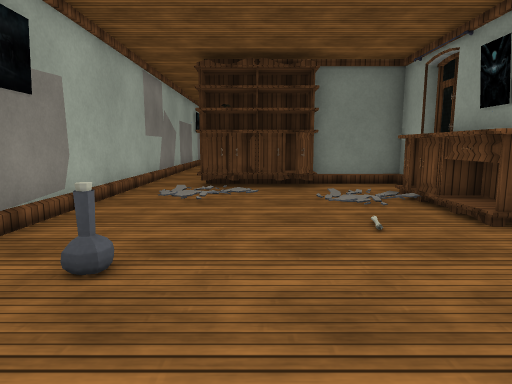
View 1 (above)

15 first-person views from a walk through a Unity game level. The camera is 1.2 m above the floor, tilts 8° down and sees 75° across. The floor is counted in squares, 1 m on a side. Each view is taken from the middle of a square. On the plan, view 1 faces up. The plan holds only what a view shows up to about 14 squares ahead; the rest is blank. The player character is not drawn. Door leaves are left out, so doorways stand open. Some surface patterns are stand-ins.

View 2
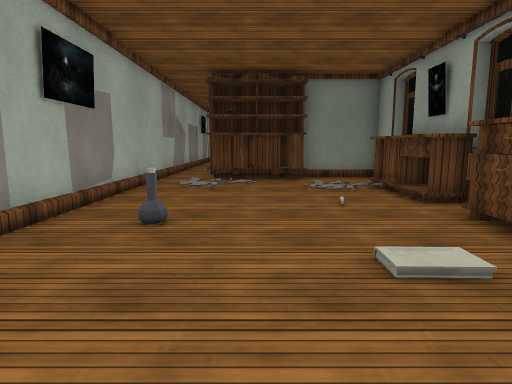

View 3
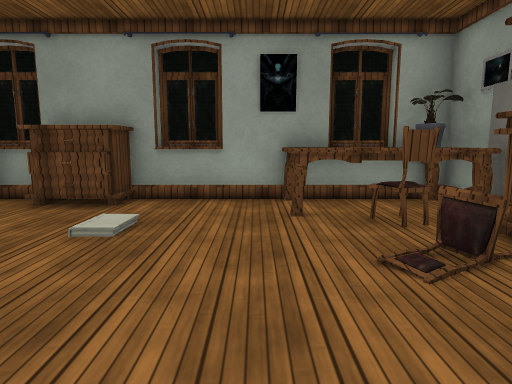

View 4
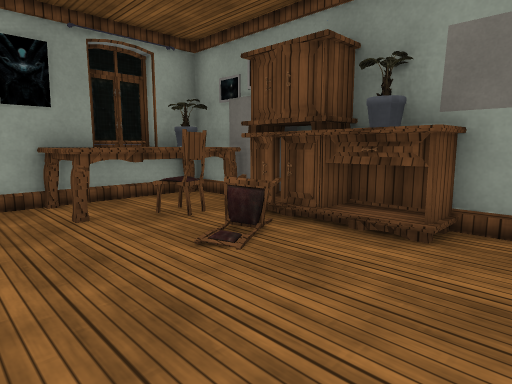

View 5
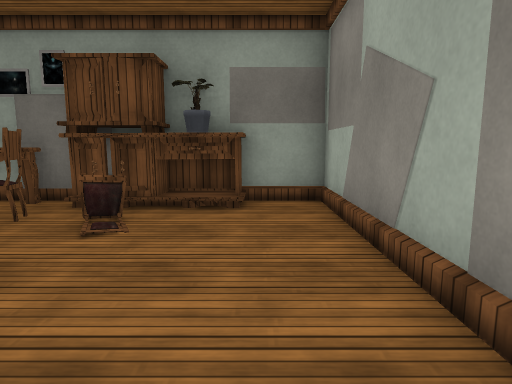

View 6
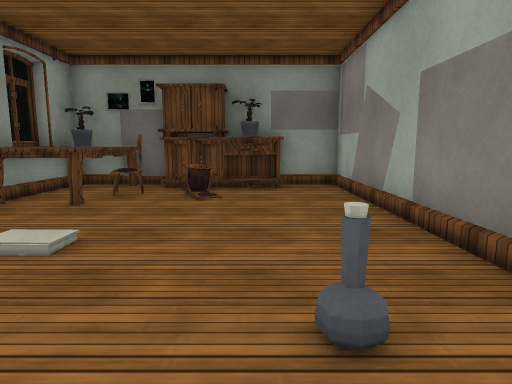

View 7
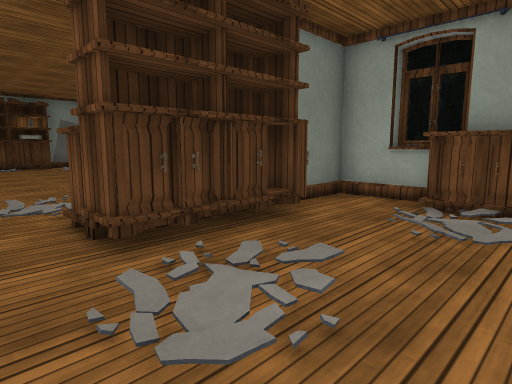

View 8
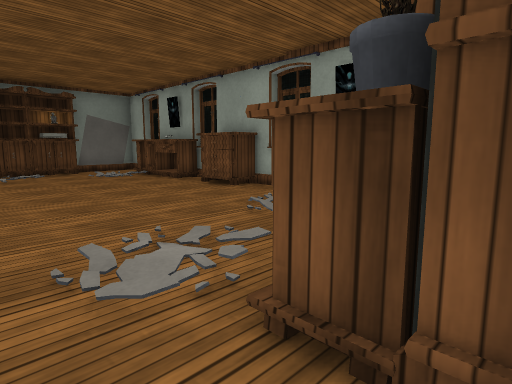

View 9
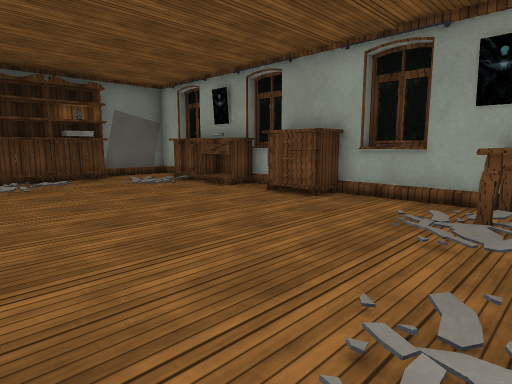

View 10
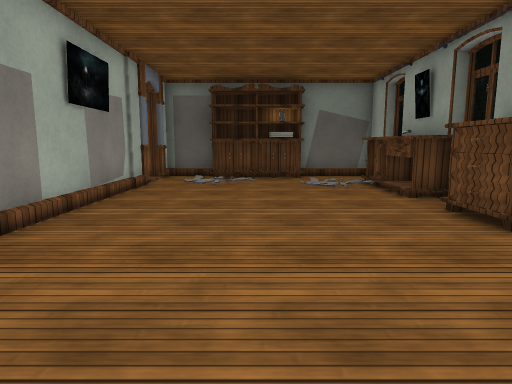

View 11
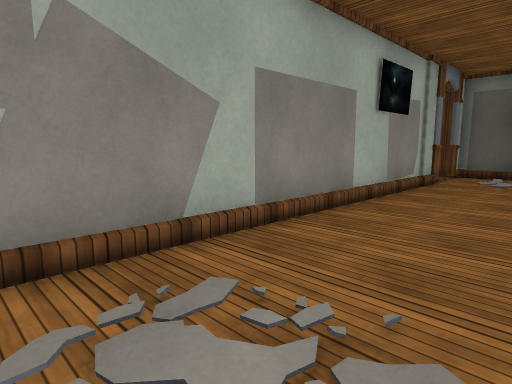

View 12
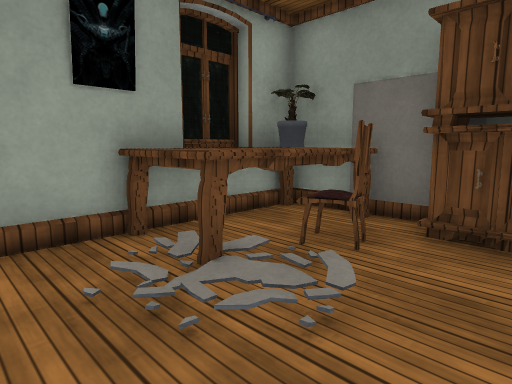

View 13
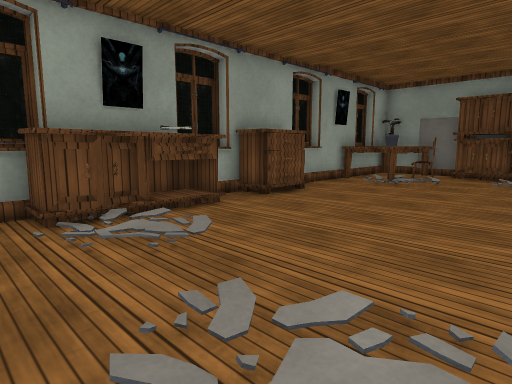

View 14
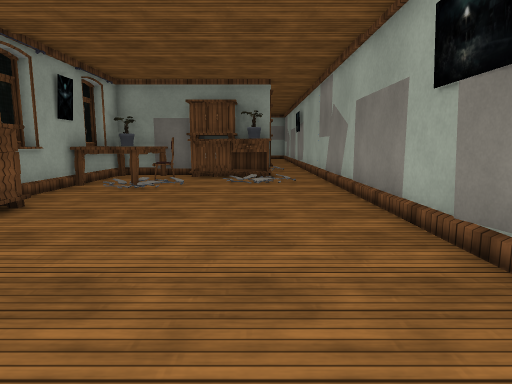

View 15
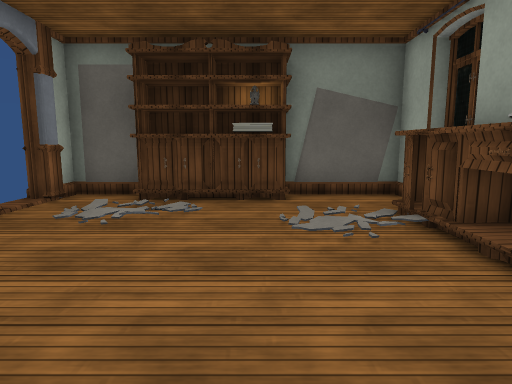

### Floor plan
Points are (right, up) in squares from view 1. A wall is a line through its corners. A room is listed if a view was taken in it or the views show most of it. See-through windows are left out.
Room 1 (views 1, 2, 3, 4, 5, 6, 7, 8)
walls: (4.9, 4) (4.9, 5); (4.9, -0.2) (4.9, 1.2); (4.9, 7.8) (4.9, 9.2); (4.9, -4.1) (4.9, -2.6); (1.4, -5.3) (2.5, -5.3); (1.5, 9.6) (-1.6, 9.6); (1.6, 9.7) (1.2, 9.1); (0.1, 9.7) (-1.6, 9.4) (-1.6, 10.5); (4.5, -5.4) (4.5, 10.5); (-3.5, 10.4) (-3.5, -5.3) (-1.4, -5.3)
ways out: opening at (-2.5, 10) to room 2; opening at (3.5, 10) to room 2
objects: bottle (-2, 3); other object (-2, 8); cupboard (-1, -5) to (-1, -4); cupboard (0, -5) to (1, -5); chair (0, -4) to (1, -3); chair (2, -4) to (2, -3); table (3, -5) to (4, -2); drawers (3, 2) to (4, 3); cupboard (3, 5) to (4, 8); other object (4, -5)
Room 2 (views 9, 10, 11, 12, 13, 14, 15)
walls: (4.9, 19.5) (4.9, 20.9); (4.9, 15.5) (4.9, 16.9); (4.9, 23.5) (4.9, 24.5); (-3.5, 23.6) (-3.5, 10.4); (-3.2, 24.9) (-3.9, 24.9); (-1.6, 26.2) (-3.5, 26.2) (-3.5, 25); (4.9, 11.6) (4.9, 12.9); (-1.6, 10.5) (2.5, 10.5); (4.5, 10.5) (4.5, 26.2) (1.6, 26.2); (1, 9) (1.6, 9.7)
ways out: opening at (-2.5, 10) to room 1; opening at (3.5, 10) to room 1; open door at (-4, 24.5)
objects: other object (-2, 13); other object (-1, 11); other object (-1, 25); other object (-1, 25) to (1, 26); cupboard (0, 11) to (2, 11); chair (2, 12) to (2, 13); table (3, 11) to (4, 14); cupboard (3, 21) to (4, 24); drawers (4, 18) to (4, 19)

Where each view was taken, in squares from view 1:
view 1: 0 up, 0 right, facing up
view 2: 2 down, 0 right, facing up
view 3: 1 down, 3 left, facing right
view 4: 0 up, 3 left, facing down-right
view 5: 2 up, 2 left, facing down
view 6: 5 up, 1 left, facing down
view 7: 6 up, 3 left, facing up-right
view 8: 10 up, 3 left, facing up-right
view 9: 13 up, 3 left, facing up-right
view 10: 13 up, 0 right, facing up
view 11: 12 up, 0 right, facing up-left
view 12: 16 up, 0 right, facing down-right
view 13: 25 up, 2 left, facing down-right
view 14: 24 up, 1 left, facing down
view 15: 18 up, 1 right, facing up
